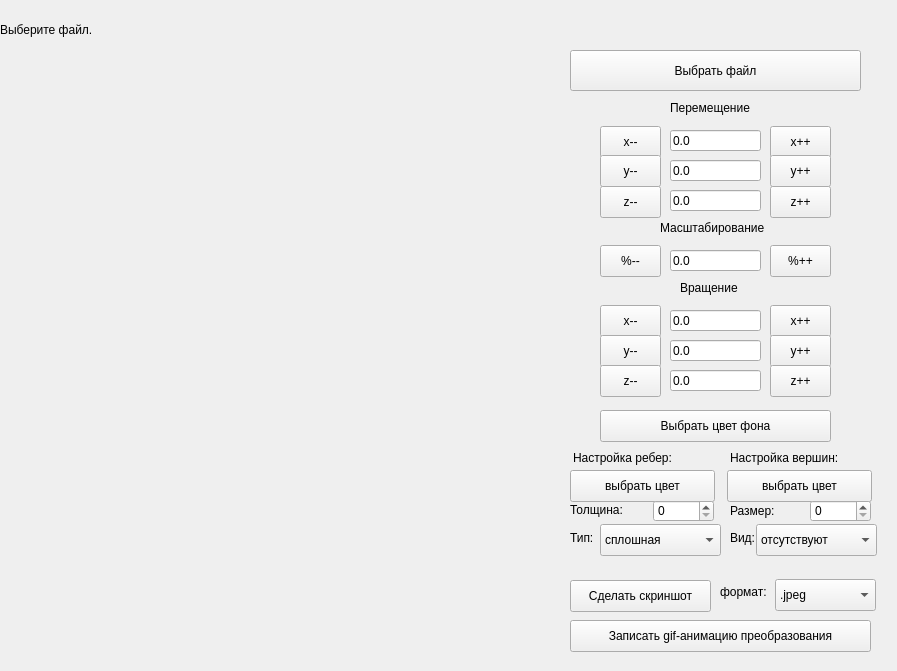
<?xml version="1.0" encoding="UTF-8"?>
<ui version="4.0">
 <class>s21::ui_show</class>
 <widget class="QMainWindow" name="s21::ui_show">
  <property name="geometry">
   <rect>
    <x>0</x>
    <y>0</y>
    <width>897</width>
    <height>671</height>
   </rect>
  </property>
  <property name="windowTitle">
   <string>ui_show</string>
  </property>
  <widget class="QWidget" name="centralwidget">
   <widget class="QLabel" name="label_10">
    <property name="geometry">
     <rect>
      <x>720</x>
      <y>584</y>
      <width>58</width>
      <height>16</height>
     </rect>
    </property>
    <property name="text">
     <string>формат:</string>
    </property>
   </widget>
   <widget class="QLineEdit" name="z_value">
    <property name="geometry">
     <rect>
      <x>670</x>
      <y>190</y>
      <width>91</width>
      <height>21</height>
     </rect>
    </property>
    <property name="text">
     <string>0.0</string>
    </property>
   </widget>
   <widget class="QPushButton" name="x_rot_add">
    <property name="geometry">
     <rect>
      <x>770</x>
      <y>305</y>
      <width>61</width>
      <height>32</height>
     </rect>
    </property>
    <property name="text">
     <string>x++</string>
    </property>
   </widget>
   <widget class="QLineEdit" name="x_rot_value">
    <property name="geometry">
     <rect>
      <x>670</x>
      <y>310</y>
      <width>91</width>
      <height>21</height>
     </rect>
    </property>
    <property name="text">
     <string>0.0</string>
    </property>
   </widget>
   <widget class="QPushButton" name="z_add">
    <property name="geometry">
     <rect>
      <x>770</x>
      <y>186</y>
      <width>61</width>
      <height>32</height>
     </rect>
    </property>
    <property name="text">
     <string>z++</string>
    </property>
   </widget>
   <widget class="QPushButton" name="tops_colour">
    <property name="geometry">
     <rect>
      <x>727</x>
      <y>470</y>
      <width>145</width>
      <height>32</height>
     </rect>
    </property>
    <property name="text">
     <string>выбрать цвет</string>
    </property>
   </widget>
   <widget class="QLabel" name="label_8">
    <property name="geometry">
     <rect>
      <x>570</x>
      <y>530</y>
      <width>31</width>
      <height>16</height>
     </rect>
    </property>
    <property name="text">
     <string>Тип:</string>
    </property>
   </widget>
   <widget class="QPushButton" name="lines_colour">
    <property name="geometry">
     <rect>
      <x>570</x>
      <y>470</y>
      <width>145</width>
      <height>32</height>
     </rect>
    </property>
    <property name="text">
     <string>выбрать цвет</string>
    </property>
   </widget>
   <widget class="QLabel" name="label">
    <property name="geometry">
     <rect>
      <x>730</x>
      <y>530</y>
      <width>31</width>
      <height>16</height>
     </rect>
    </property>
    <property name="text">
     <string>Вид:</string>
    </property>
   </widget>
   <widget class="QLineEdit" name="z_rot_value">
    <property name="geometry">
     <rect>
      <x>670</x>
      <y>370</y>
      <width>91</width>
      <height>21</height>
     </rect>
    </property>
    <property name="text">
     <string>0.0</string>
    </property>
   </widget>
   <widget class="QPushButton" name="z_sub">
    <property name="geometry">
     <rect>
      <x>600</x>
      <y>186</y>
      <width>61</width>
      <height>32</height>
     </rect>
    </property>
    <property name="text">
     <string>z--</string>
    </property>
   </widget>
   <widget class="QPushButton" name="y_rot_add">
    <property name="geometry">
     <rect>
      <x>770</x>
      <y>335</y>
      <width>61</width>
      <height>32</height>
     </rect>
    </property>
    <property name="text">
     <string>y++</string>
    </property>
   </widget>
   <widget class="QLabel" name="label_7">
    <property name="geometry">
     <rect>
      <x>570</x>
      <y>502</y>
      <width>58</width>
      <height>16</height>
     </rect>
    </property>
    <property name="text">
     <string>Толщина:</string>
    </property>
   </widget>
   <widget class="QLabel" name="label_6">
    <property name="geometry">
     <rect>
      <x>573</x>
      <y>450</y>
      <width>121</width>
      <height>16</height>
     </rect>
    </property>
    <property name="text">
     <string>Настройка ребер:</string>
    </property>
   </widget>
   <widget class="QLabel" name="label_5">
    <property name="geometry">
     <rect>
      <x>680</x>
      <y>280</y>
      <width>71</width>
      <height>16</height>
     </rect>
    </property>
    <property name="text">
     <string>Вращение</string>
    </property>
   </widget>
   <widget class="QPushButton" name="z_rot_add">
    <property name="geometry">
     <rect>
      <x>770</x>
      <y>365</y>
      <width>61</width>
      <height>32</height>
     </rect>
    </property>
    <property name="text">
     <string>z++</string>
    </property>
   </widget>
   <widget class="QComboBox" name="tops_type">
    <property name="geometry">
     <rect>
      <x>756</x>
      <y>524</y>
      <width>121</width>
      <height>32</height>
     </rect>
    </property>
    <item>
     <property name="text">
      <string>отсутствуют</string>
     </property>
    </item>
    <item>
     <property name="text">
      <string>квадратные</string>
     </property>
    </item>
    <item>
     <property name="text">
      <string>круглые</string>
     </property>
    </item>
   </widget>
   <widget class="QPushButton" name="get_file_button">
    <property name="geometry">
     <rect>
      <x>570</x>
      <y>50</y>
      <width>291</width>
      <height>41</height>
     </rect>
    </property>
    <property name="text">
     <string>Выбрать файл</string>
    </property>
   </widget>
   <widget class="QPushButton" name="get_screen">
    <property name="geometry">
     <rect>
      <x>570</x>
      <y>580</y>
      <width>141</width>
      <height>32</height>
     </rect>
    </property>
    <property name="text">
     <string>Сделать скриншот</string>
    </property>
   </widget>
   <widget class="QSpinBox" name="line_thickness">
    <property name="geometry">
     <rect>
      <x>653</x>
      <y>500</y>
      <width>61</width>
      <height>22</height>
     </rect>
    </property>
   </widget>
   <widget class="QLineEdit" name="y_rot_value">
    <property name="geometry">
     <rect>
      <x>670</x>
      <y>340</y>
      <width>91</width>
      <height>21</height>
     </rect>
    </property>
    <property name="text">
     <string>0.0</string>
    </property>
   </widget>
   <widget class="QPushButton" name="zoom_add">
    <property name="geometry">
     <rect>
      <x>770</x>
      <y>245</y>
      <width>61</width>
      <height>32</height>
     </rect>
    </property>
    <property name="text">
     <string>%++</string>
    </property>
   </widget>
   <widget class="QPushButton" name="x_sub">
    <property name="geometry">
     <rect>
      <x>600</x>
      <y>126</y>
      <width>61</width>
      <height>32</height>
     </rect>
    </property>
    <property name="text">
     <string>x--</string>
    </property>
   </widget>
   <widget class="QComboBox" name="line_type">
    <property name="geometry">
     <rect>
      <x>600</x>
      <y>524</y>
      <width>121</width>
      <height>32</height>
     </rect>
    </property>
    <item>
     <property name="text">
      <string>сплошная</string>
     </property>
    </item>
    <item>
     <property name="text">
      <string>пунктирная</string>
     </property>
    </item>
   </widget>
   <widget class="QPushButton" name="x_add">
    <property name="geometry">
     <rect>
      <x>770</x>
      <y>126</y>
      <width>61</width>
      <height>32</height>
     </rect>
    </property>
    <property name="text">
     <string>x++</string>
    </property>
   </widget>
   <widget class="QPushButton" name="start_gif">
    <property name="geometry">
     <rect>
      <x>570</x>
      <y>620</y>
      <width>301</width>
      <height>32</height>
     </rect>
    </property>
    <property name="text">
     <string>Записать gif-анимацию преобразования</string>
    </property>
   </widget>
   <widget class="QPushButton" name="zoom_sub">
    <property name="geometry">
     <rect>
      <x>600</x>
      <y>245</y>
      <width>61</width>
      <height>32</height>
     </rect>
    </property>
    <property name="text">
     <string>%--</string>
    </property>
   </widget>
   <widget class="QSpinBox" name="tops_size">
    <property name="geometry">
     <rect>
      <x>810</x>
      <y>500</y>
      <width>61</width>
      <height>22</height>
     </rect>
    </property>
   </widget>
   <widget class="QPushButton" name="x_rot_sub">
    <property name="geometry">
     <rect>
      <x>600</x>
      <y>305</y>
      <width>61</width>
      <height>32</height>
     </rect>
    </property>
    <property name="text">
     <string>x--</string>
    </property>
   </widget>
   <widget class="QLabel" name="label_9">
    <property name="geometry">
     <rect>
      <x>730</x>
      <y>450</y>
      <width>131</width>
      <height>16</height>
     </rect>
    </property>
    <property name="text">
     <string>Настройка вершин:</string>
    </property>
   </widget>
   <widget class="QWidget" name="widget" native="true">
    <property name="geometry">
     <rect>
      <x>0</x>
      <y>62</y>
      <width>511</width>
      <height>591</height>
     </rect>
    </property>
   </widget>
   <widget class="QPushButton" name="y_rot_sub">
    <property name="geometry">
     <rect>
      <x>600</x>
      <y>335</y>
      <width>61</width>
      <height>32</height>
     </rect>
    </property>
    <property name="text">
     <string>y--</string>
    </property>
   </widget>
   <widget class="QLabel" name="label_2">
    <property name="geometry">
     <rect>
      <x>730</x>
      <y>500</y>
      <width>58</width>
      <height>21</height>
     </rect>
    </property>
    <property name="text">
     <string>Размер:</string>
    </property>
   </widget>
   <widget class="QLineEdit" name="zoom_value">
    <property name="geometry">
     <rect>
      <x>670</x>
      <y>250</y>
      <width>91</width>
      <height>21</height>
     </rect>
    </property>
    <property name="text">
     <string>0.0</string>
    </property>
   </widget>
   <widget class="QPushButton" name="back_colour">
    <property name="geometry">
     <rect>
      <x>600</x>
      <y>410</y>
      <width>231</width>
      <height>32</height>
     </rect>
    </property>
    <property name="text">
     <string>Выбрать цвет фона</string>
    </property>
   </widget>
   <widget class="QLineEdit" name="x_value">
    <property name="geometry">
     <rect>
      <x>670</x>
      <y>130</y>
      <width>91</width>
      <height>21</height>
     </rect>
    </property>
    <property name="text">
     <string>0.0</string>
    </property>
   </widget>
   <widget class="QLineEdit" name="y_value">
    <property name="geometry">
     <rect>
      <x>670</x>
      <y>160</y>
      <width>91</width>
      <height>21</height>
     </rect>
    </property>
    <property name="text">
     <string>0.0</string>
    </property>
   </widget>
   <widget class="QPushButton" name="y_sub">
    <property name="geometry">
     <rect>
      <x>600</x>
      <y>155</y>
      <width>61</width>
      <height>32</height>
     </rect>
    </property>
    <property name="text">
     <string>y--</string>
    </property>
   </widget>
   <widget class="QPushButton" name="z_rot_sub">
    <property name="geometry">
     <rect>
      <x>600</x>
      <y>365</y>
      <width>61</width>
      <height>32</height>
     </rect>
    </property>
    <property name="text">
     <string>z--</string>
    </property>
   </widget>
   <widget class="QPushButton" name="y_add">
    <property name="geometry">
     <rect>
      <x>770</x>
      <y>155</y>
      <width>61</width>
      <height>32</height>
     </rect>
    </property>
    <property name="text">
     <string>y++</string>
    </property>
   </widget>
   <widget class="QLabel" name="label_4">
    <property name="geometry">
     <rect>
      <x>660</x>
      <y>220</y>
      <width>121</width>
      <height>16</height>
     </rect>
    </property>
    <property name="text">
     <string>Масштабирование</string>
    </property>
   </widget>
   <widget class="QComboBox" name="format">
    <property name="geometry">
     <rect>
      <x>775</x>
      <y>579</y>
      <width>101</width>
      <height>32</height>
     </rect>
    </property>
    <item>
     <property name="text">
      <string>.jpeg</string>
     </property>
    </item>
    <item>
     <property name="text">
      <string>.bmp</string>
     </property>
    </item>
   </widget>
   <widget class="QLabel" name="filepath_dots">
    <property name="geometry">
     <rect>
      <x>0</x>
      <y>4</y>
      <width>941</width>
      <height>51</height>
     </rect>
    </property>
    <property name="text">
     <string>Выберите файл.</string>
    </property>
   </widget>
   <widget class="QLabel" name="label_3">
    <property name="geometry">
     <rect>
      <x>670</x>
      <y>100</y>
      <width>101</width>
      <height>16</height>
     </rect>
    </property>
    <property name="text">
     <string>Перемещение</string>
    </property>
   </widget>
  </widget>
 </widget>
 <resources/>
 <connections/>
</ui>
